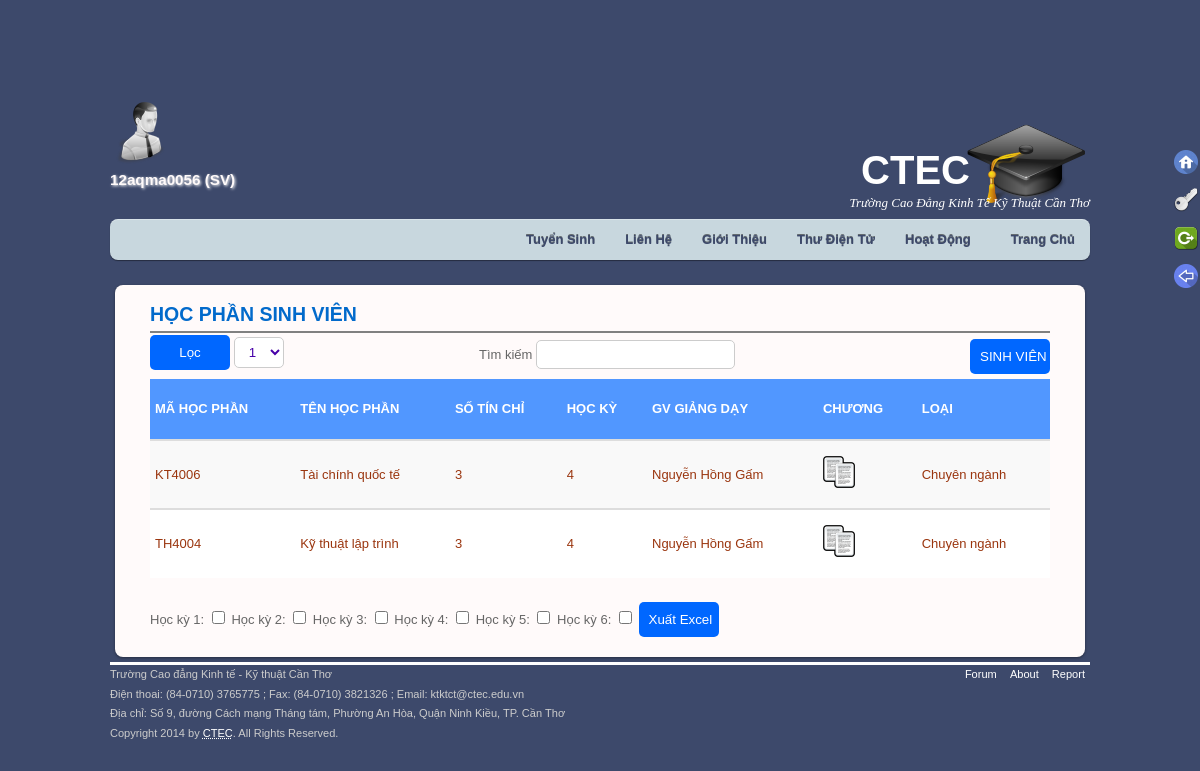
Screenshot of /php/SV.php (signed in) with the database file from the repository.
### tables this page shows
CREATE TABLE IF NOT EXISTS `taikhoan` (
  `tendangnhap` varchar(50) NOT NULL,
  `matkhau` varchar(50) NOT NULL,
  `quyen` varchar(50) NOT NULL,
  PRIMARY KEY (`tendangnhap`),
  KEY `quyen` (`quyen`)
);

CREATE TABLE IF NOT EXISTS `hocphan` (
  `idhocphan` int(11) NOT NULL AUTO_INCREMENT,
  `mahocphan` varchar(45) DEFAULT NULL,
  `tenhocphan` varchar(45) DEFAULT NULL,
  `sotinchi` int(11) DEFAULT NULL,
  `tenhocky` int(11) NOT NULL,
  `loai` varchar(30) NOT NULL,
  PRIMARY KEY (`idhocphan`)
);

CREATE TABLE IF NOT EXISTS `giangvien` (
  `idgiangvien` int(11) NOT NULL AUTO_INCREMENT,
  `magv` varchar(50) NOT NULL,
  `hodem` varchar(50) NOT NULL,
  `ten` varchar(50) NOT NULL,
  `email` varchar(50) NOT NULL,
  `SĐT` int(11) NOT NULL,
  `idkhoa` int(11) NOT NULL,
  PRIMARY KEY (`idgiangvien`),
  UNIQUE KEY `magv` (`magv`),
  UNIQUE KEY `magv_2` (`magv`),
  UNIQUE KEY `magv_3` (`magv`),
  KEY `idkhoa` (`idkhoa`),
  KEY `idkhoa_2` (`idkhoa`)
);

### php/ketnoi.php (called while the page is built, shortened)
<?php
$host= 'http://'.$_SERVER['HTTP_HOST'].'/';
$images=$host.'images/';
$page=$host.'index.php?page=';
?>

### includes/div_SV.php (the view, shortened to what this page needs)
<article id="post clearfix" class="post clearfix">
	<h1 class="post-title"><a href="#">HỌC PHẦN SINH VIÊN</a></h1>
                <hr color="gray" />
		<?php
		if (isset ( $_SESSION ["tendangnhap"] )) {
			if (! isset ( $_GET ['ok'] )){
				$select = "select hocphan.idhocphan, mahocphan, tenhocphan, sotinchi, tenhocky, giangvien.hodem, giangvien.ten, loai ";
				$select .= "from hocphan, giangvien, giangvien_day_hocphan, sinhvien ";
				$select .= "where sinhvien.idkhoa=giangvien.idkhoa and ";
				$select .= "giangvien.idgiangvien=giangvien_day_hocphan.idgiangvien and ";
				$select .= "hocphan.idhocphan=giangvien_day_hocphan.idhocphan ";
				$select .= "and masv= " . "'" . $_SESSION ["tendangnhap"] ."'";
				$kq = mysql_query ( $select, $connect );
				if ($kq) {
					$num = mysql_num_rows ( $kq );
					if($num>0){  ?>
					<form name="form1" method="post" action="#">
					<input  type='submit' value='SINH VIÊN' name='delete' id='delete'/>
				<table>
					<thead>
						<tr>
							<th>Mã Học Phần</th>
							<th>Tên Học Phần</th>
							<th>Số tín chỉ</th>
							<th>Học Kỳ</th>
							<th>GV giảng dạy</th>
							<th>Chương</th>
							<th>Loại</th>
						</tr>
					</thead>
					<?php
					while ( $row = mysql_fetch_array ( $kq ) ) {
						echo "<tr >";
						echo "<td>$row[1]</td>";
						echo "<td>$row[2]</td>";
						echo "<td>$row[3]</td>";
						echo "<td>$row[4]</td>";
						echo "<td>$row[5] $row[6]</td>";
						echo "<td><a href='" . $page . "thongtinchuong&&idhocphan=$row[0]&tenhocphan=$row[2]'><img src='".$images."document.png'></td>";
						echo "<td>$row[7]</td></tr>";
					}
					echo " </tbody></table></form><br />";
					?>
					<form name='Form' action="excelsv.php" method='post'>
					Học kỳ 1: <input type='checkbox' name='hk[]'
					onclick='isChecked(this)' id='1' value='1' /> Học kỳ 2: <input
					type='checkbox' name='hk[]' onclick='isChecked(this)' id='2'
					value='2' /> Học kỳ 3: <input type='checkbox' name='hk[]'
					onclick='isChecked(this)' id='3' value='3' /> Học kỳ 4: <input
					type='checkbox' name='hk[]' onclick='isChecked(this)' id='4'
					value='4' /> Học kỳ 5: <input type='checkbox' name='hk[]'
					onclick='isChecked(this)' id='5' value='5' /> Học kỳ 6: <input
					type='checkbox' name='hk[]' onclick='isChecked(this)' id='6'
					value='6' /> <input type='hidden' name='checkedBox' value='0' /> <input
					type="submit" value="Xuất Excel" onclick="chk_action();" />
			</form> <?php } else{
				echo "<br /><img src='" . $images . "'del.png'><h2 style='margin-left: 150px;'>không có dữ liệu để hiện thị!</h2>";
			}
		} else {
					echo "<br /><img src='" . $images . "'del.png'><h2 style='margin-left: 150px;'>không có dữ liệu để hiện thị!</h2>";
				}
		}
		} else {
			header ( "location: ../dangnhap.php" );
		}
		?>
					<?php if(isset($num) && $num>0){ ?>
					<form id="filter" action="<?=$_SERVER['PHP_SELF'];?>" method='get'>
							<input class="filterbtn" type='submit' name='ok' value='Lọc' /> <select
								class="input" name='hocky'>;
						<?php
						$re = mysql_query ( "SELECT DISTINCT tenhocky FROM hocphan" );
						for(; $row = mysql_fetch_array ( $re );) {
							echo "<option value='" . $row ['tenhocky'] . "'>" . $row ['tenhocky'] . "</option>";
						}
						?>
					</select>
					</form>
			<?php } ?>
</article>

### includes/div_user.php
<?php
		if(isset($_SESSION['tendangnhap'])){
					$sl="select tendangnhap, quyen ";
					$sl.="from taikhoan ";
					$sl.="where tendangnhap="."'".$_SESSION["tendangnhap"]."'";
					$kq1=mysql_query($sl, $connect);
					while($row=mysql_fetch_array($kq1)){
					echo "<img src='".$images."admin.png' /><h3 style='color: snow; text-shadow: 1px 1px 3px white;'>$row[0] ($row[1])</h3>";
					}
			}
	 ?>

### css/main.css (style rules this page uses)
html, body,div, dl, form, h1, h2, h3, h4, h5, h6, ol, p, pre, table, ul, dd, dt, li, tbody, td, tfoot, th, thead, tr, button, br, img, q, span { margin: 0; padding: 0 }
img { border: 0; outline: none }
img { max-width: 100%; height: auto; width: auto\9; }
article, aside, details, figcaption, figure, footer, header, hgroup, menu, nav, section { display: block }
body { background: #3D496B; font: 13px/150% Arial, Helvetica, sans-serif; color: #666 }
a { color: #026acb; text-decoration: none; outline: none; target: _blank }
input[type="submit"] { background: #0067ff; border: 0; color: #fff; outline: none; width: 80px; padding: 10px; outline: none; border-radius: 5px }
table { display: table; border: 0; border-spacing: 0; width: 100%; text-align: left; margin: 5px auto }
th { padding: 5px; text-transform: uppercase; color: white; background: #5197FF; display: table-cell; font-weight: bold; vertical-align: middle; padding-top: 20px; padding-bottom: 20px }
td { padding: 5px; border-top: 2px solid #ddd; padding-top: 15px; padding-bottom: 15px; color: #9A350E }
tr:nth-child(even) { background-color: #f9f9f9 }

### css/database.css (style rules this page uses)
.input { background: #fff; border: 1px solid #ccc; padding: 6px 10px; outline: none; -webkit-border-radius: 5px; -moz-border-radius: 5px; border-radius: 5px; color: #4700A8 }

### css/QT.css (style rules this page uses)
#filter { position: absolute; top: 50px; left: 35px }
#delete { margin-left: 820px; margin-top: 0px; }

### rows the page displays
taikhoan: tendangnhap "12aqma0056", quyen "SV"
hocphan: mahocphan "KT4006", tenhocphan "Tài chính quốc tế", sotinchi "3", tenhocky "4", giangvien.hodem "Nguyễn Hồng", giangvien.ten "Gấm", loai "Chuyên ngành"
hocphan: mahocphan "TH4004", tenhocphan "Kỹ thuật lập trình", sotinchi "3", tenhocky "4", giangvien.hodem "Nguyễn Hồng", giangvien.ten "Gấm", loai "Chuyên ngành"

### other values shown
form field hocky "1"
